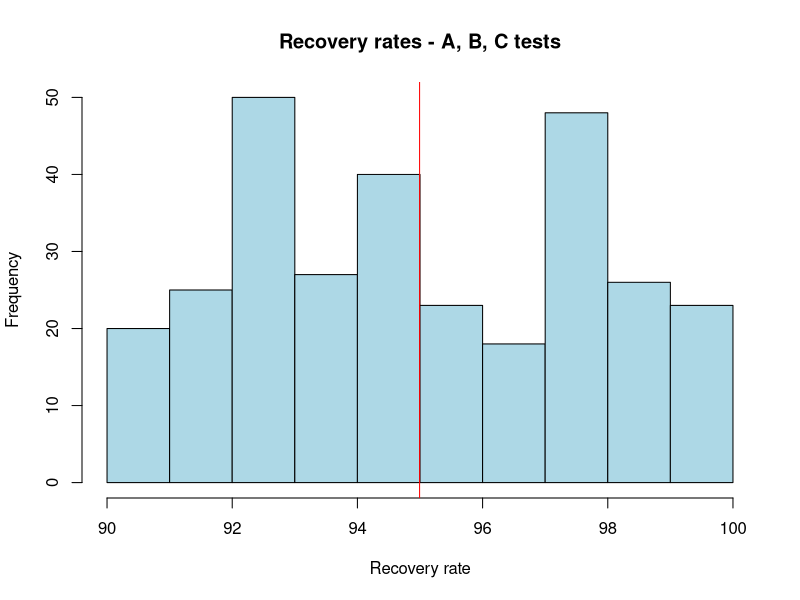
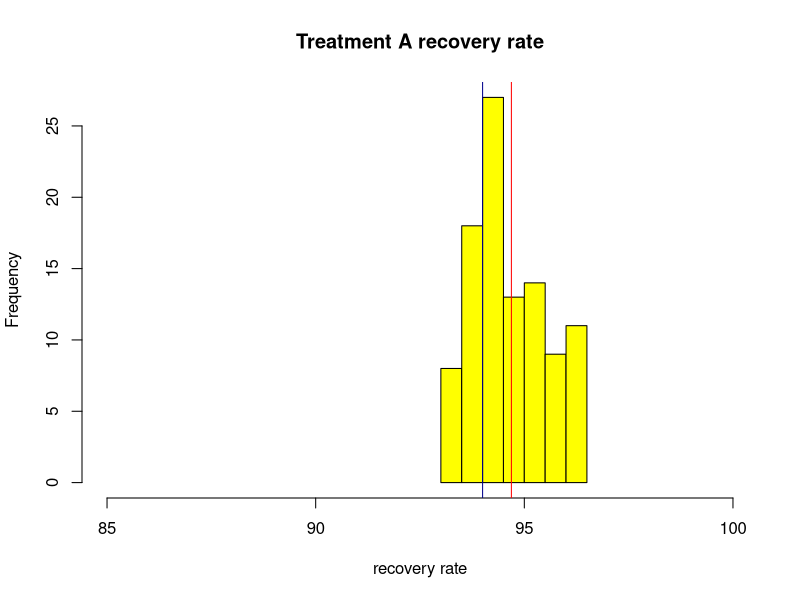
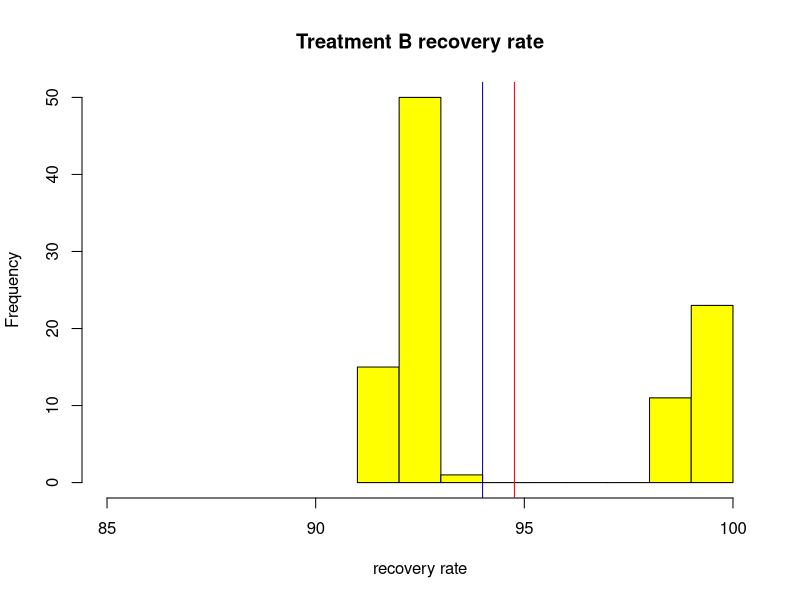
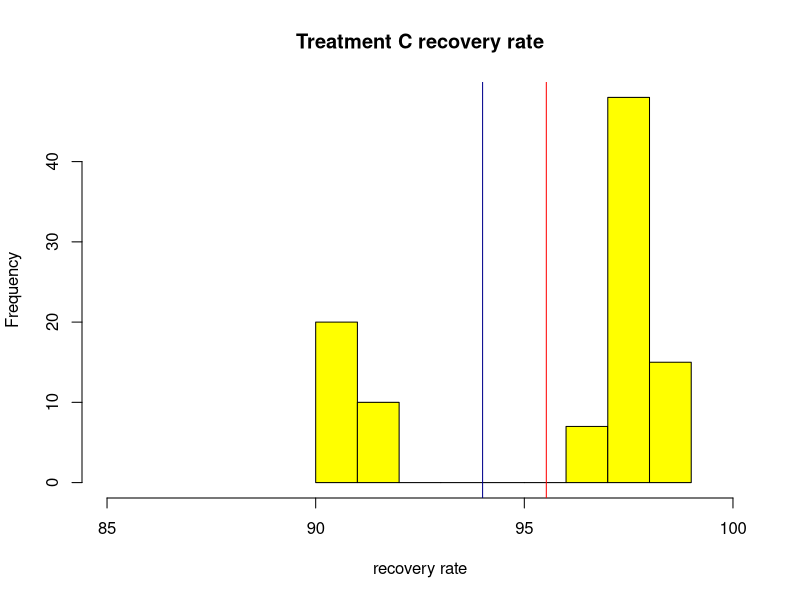

The R source for these figures, in order:
## ---- chunk 1
pandemic <- read.csv("pandemic.csv")
#pandemic
## the data set has 100 rows with 3 columns a, b and c respectively 
## ---- chunk 2
t.test(pandemic$A, mu = 94)
t.test(pandemic$B, mu = 94)
t.test(pandemic$C, mu = 94)
## ---- chunk 3
recovery <- c (pandemic$A, pandemic$B, pandemic$C)


hist(recovery, main = "Recovery rates - A, B, C tests", xlab = "Recovery rate", col = "lightblue" )
abline(v = mean(recovery), col = 'red', lwd = 1, lty = 1)


## ---- chunk 4
fraction <- sum(pandemic$A > pandemic$B) * (100 / length(pandemic$A))
print("fraction of cities which have higher recovery rates for A than for B" )
print(fraction)
## ---- chunk 5
fraction <- sum(pandemic$B > pandemic$C) * (100 / length(pandemic$B))
print("fraction of cities which have higher recovery rates for B than for C" )
print(fraction)

## ---- chunk 6
fraction <- sum(pandemic$C > pandemic$A) * (100 / length(pandemic$C))
print("fraction of cities which have higher recovery rates for C than for A" )
print(fraction)

## ---- chunk 7

hist(pandemic$A, main = "Treatment A recovery rate", xlab = "recovery rate", col ="yellow", xlim = c(85, 100))
abline (v = mean(pandemic$A), col='red', lty = 1, lwd = 1)
abline(v = 94, col = 'darkblue')

hist(pandemic$B, main = "Treatment B recovery rate", xlab = "recovery rate", col ="yellow", xlim = c(85, 100))
abline (v = mean(pandemic$B), col='red', lty = 1, lwd = 1)
abline(v = 94, col = 'darkblue')


hist(pandemic$C, main = "Treatment C recovery rate", xlab = "recovery rate", col ="yellow", xlim = c(85, 100))
abline (v = mean(pandemic$C), col='red', lty = 1, lwd = 1)
abline(v = 94, col = 'darkblue')

